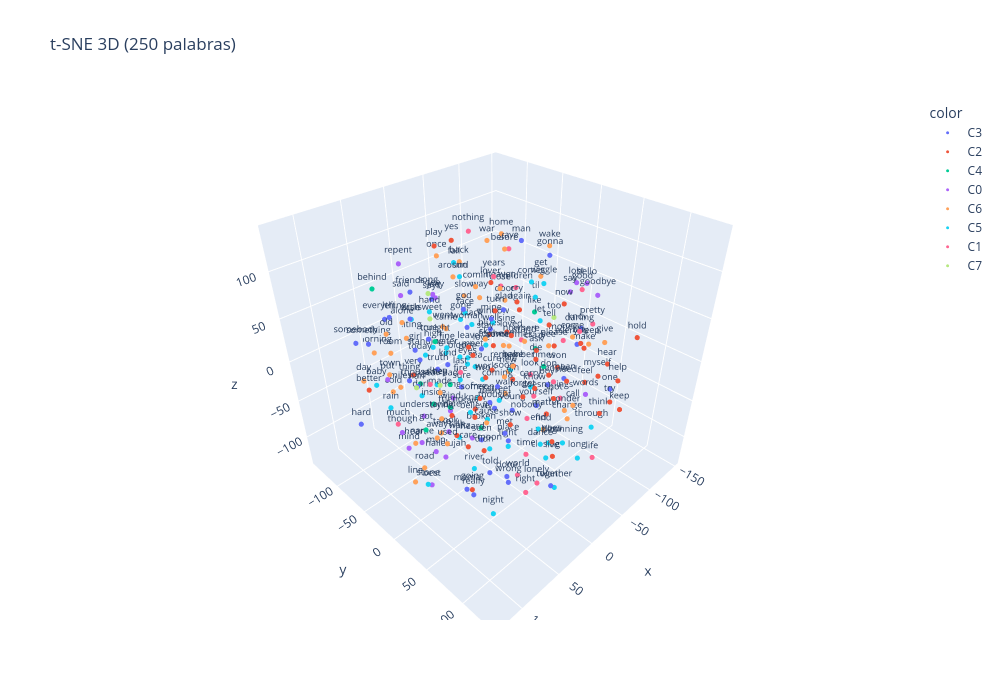

Notebook source saved alongside this figure:
### Markdown cell above
## 8 — Visualización en 3D (opcional)

### Code cell
tsne3d = TSNE(n_components=3, random_state=SEED, perplexity=20, init='pca', max_iter=1500)
proj_3d = tsne3d.fit_transform(sub_vectors)

fig3d = px.scatter_3d(
    x=proj_3d[:, 0], y=proj_3d[:, 1], z=proj_3d[:, 2],
    text=sub_labels, color=[f'C{c}' for c in clusters],
    title=f't-SNE 3D ({MAX_WORDS} palabras)',
    width=1000, height=700,
)
fig3d.update_traces(marker=dict(size=3), textfont_size=9)
fig3d.show()

### Figure 1 — Plotly figure (JSON) as saved in the notebook; plotly's stock layout.template omitted (floating-point values rounded to 4 significant figures)
{"data": [{"hovertemplate": "color=C3<br>x=%{x}<br>y=%{y}<br>z=%{z}<br>text=%{text}<extra></extra>", "legendgroup": "C3", "marker": {"color": "#636efa", "size": 3, "symbol": "circle"}, "mode": "markers+text", "name": "C3", "scene": "scene", "showlegend": true, "text": ["love", "well", "one", "gonna", "man", "want", "knows", "everybody", "place", "left", "hard", "girl", "god", "everything", "something", "true", "really", "somebody", "woman", "coming", "told", "thought", "friends", "seen", "says", "dead", "mine", "lord", "mama", "young", "kind", "done", "wrong", "boy", "thing", "truth", "sure", "glad", "today", "yourself", "wish", "mean", "met"], "textfont": {"size": 9}, "type": "scatter3d", "x": [14.78, -32.87, -89.28, -40.03, -79.68, 48.69, -147.8, -141.9, 35.96, 62.54, 113.1, 67.1, 26.66, 50.41, 98.16, 37.03, 87.0, 91.34, 14.54, 50.5, 88.09, 13.94, 20.71, 39.02, 48.77, -3.141, -1.019, 91.0, 74.78, -26.11, 42.49, 59.69, 46.24, -57.64, 69.93, 35.05, 37.05, -26.72, 46.4, -56.84, 32.88, -21.42, -2.321], "y": [3.669, -32.91, 82.21, 34.65, -35.82, 122.9, -2.362, -1.973, 60.07, -71.19, -64.73, -28.84, -6.492, -97.82, -55.65, -46.76, 66.95, -89.1, -15.9, 60.3, 88.88, 20.01, -92.27, 27.41, -23.15, -3.999, 0.9253, 2.917, 44.09, 6.282, -13.33, 81.44, 70.67, 26.18, -38.3, -38.22, -1.106, -8.539, -50.64, 13.31, -79.44, 74.69, 18.82], "z": [31.81, 15.81, -29.75, 119.5, 98.03, -36.23, -21.28, -40.0, -33.54, 54.41, -42.72, 39.87, 75.37, 35.55, 48.43, 29.57, -61.02, 30.33, 46.71, 37.79, -16.69, -31.01, 56.73, -51.46, 87.85, -47.41, 56.48, 28.6, -80.4, -65.29, 19.13, -47.2, -72.57, -37.67, 1.516, -2.876, -3.635, 51.64, 7.851, -72.55, 36.21, 15.76, -74.82]}, {"hovertemplate": "color=C2<br>x=%{x}<br>y=%{y}<br>z=%{z}<br>text=%{text}<extra></extra>", "legendgroup": "C2", "marker": {"color": "#EF553B", "size": 3, "symbol": "circle"}, "mode": "markers+text", "name": "C2", "scene": "scene", "showlegend": true, "text": ["know", "don", "now", "need", "ain", "tell", "going", "make", "lover", "yes", "again", "feel", "think", "hear", "won", "didn", "please", "better", "believe", "help", "hold", "sing", "try", "keep", "live", "cry", "show", "turn", "loved", "forget", "work", "forever", "leave", "someone", "goes", "care", "play", "knew", "babe", "very", "talk", "myself", "buy", "hide", "meet", "blues", "die", "shot", "ask", "cure", "matter"], "textfont": {"size": 9}, "type": "scatter3d", "x": [7.177, -26.08, -15.03, 15.95, 4.223, -24.64, 47.19, -27.99, -33.97, 17.77, 2.821, -99.26, -47.07, -53.94, -48.1, 77.58, -38.9, 109.8, 68.73, -20.38, -95.42, -100.1, -11.84, -36.84, -47.7, 27.9, 34.08, 47.09, -7.281, 63.4, 2.111, 29.6, 2.825, 39.3, 11.17, 69.61, 5.891, 36.12, -14.44, 38.34, 22.31, -59.38, -106.8, 85.72, -8.072, -86.33, 8.314, 26.37, -6.989, 7.788, 3.659], "y": [64.54, 52.84, 73.8, 106.1, 34.33, 50.96, 20.98, 89.04, -32.99, -29.41, 39.5, 43.88, 100.5, 98.31, 45.42, 71.27, 46.96, -46.39, 50.98, 131.9, 100.5, -73.79, 132.2, 127.8, 47.4, 59.5, 60.45, 54.0, 20.82, 100.8, -4.307, 34.41, -27.52, 26.58, 91.47, 42.12, -68.2, 16.2, 17.68, -75.13, -28.88, 86.02, 28.29, 40.72, -33.36, -88.72, 65.32, 102.1, 52.39, 10.52, 76.92], "z": [14.27, 5.571, 96.76, 49.5, 6.885, 61.63, -119.3, 53.01, 69.22, 131.6, 84.18, -47.28, -26.0, 27.44, -0.09756, -10.54, 30.14, 7.736, 9.154, 44.18, 38.19, -36.76, 26.49, 0.863, -119.0, 110.4, -14.77, 107.9, 44.38, 56.8, -12.83, 57.12, 13.06, -0.4966, -30.36, -30.64, 109.6, -21.21, 4.185, -27.62, -92.58, 4.231, -7.949, 15.14, -5.052, -40.66, 47.42, 34.84, 43.15, 7.07, -10.42]}, {"hovertemplate": "color=C4<br>x=%{x}<br>y=%{y}<br>z=%{z}<br>text=%{text}<extra></extra>", "legendgroup": "C4", "marker": {"color": "#00cc96", "size": 3, "symbol": "circle"}, "mode": "markers+text", "name": "C4", "scene": "scene", "showlegend": true, "text": ["like", "got", "broken", "behind", "wind", "inside", "tonight", "times", "bad", "thousand", "crazy"], "textfont": {"size": 9}, "type": "scatter3d", "x": [-120.1, 99.13, -28.07, 63.64, 16.25, 39.68, 74.75, -92.29, 16.11, 6.192, -100.4], "y": [-49.56, 20.51, -44.15, -92.62, -44.47, -42.56, 10.63, -8.744, -43.03, -107.6, -29.14], "z": [-7.636, -5.393, -122.7, 76.85, -66.24, -47.0, 71.35, -49.65, -34.81, -74.15, -39.25]}, {"hovertemplate": "color=C0<br>x=%{x}<br>y=%{y}<br>z=%{z}<br>text=%{text}<extra></extra>", "legendgroup": "C0", "marker": {"color": "#ab63fa", "size": 3, "symbol": "circle"}, "mode": "markers+text", "name": "C0", "scene": "scene", "showlegend": true, "text": ["say", "said", "mind", "though", "heard", "ring", "lost", "hello", "repent", "men", "hallelujah", "goodbye", "dee", "best", "friend", "put", "name", "understand", "words", "took", "joey"], "textfont": {"size": 9}, "type": "scatter3d", "x": [-66.16, 68.39, 74.04, 86.93, 27.31, -18.92, -91.87, -69.28, 53.0, 72.31, 52.09, -62.47, -28.85, 84.77, 4.196, 73.87, 71.47, 80.9, -68.09, 41.88, -17.37], "y": [40.27, -41.15, -45.01, -34.69, 1.185, -81.0, 27.39, 56.05, -61.55, -2.123, -12.77, 73.8, -118.8, 3.459, -59.26, -69.17, -25.0, -5.285, 67.94, -17.9, -100.3], "z": [74.97, 92.19, -87.42, -51.13, -73.51, -94.08, 70.05, 88.86, 110.1, -64.5, -92.87, 86.11, 24.01, -97.3, -86.83, -11.54, -68.12, -16.01, -32.81, -67.92, 31.63]}, {"hovertemplate": "color=C6<br>x=%{x}<br>y=%{y}<br>z=%{z}<br>text=%{text}<extra></extra>", "legendgroup": "C6", "marker": {"color": "#FFA15A", "size": 3, "symbol": "circle"}, "mode": "markers+text", "name": "C6", "scene": "scene", "showlegend": true, "text": ["come", "see", "back", "get", "way", "day", "take", "heart", "home", "away", "give", "before", "around", "old", "door", "alone", "once", "new", "came", "head", "road", "morning", "war", "remember", "made", "call", "find", "stand", "stay", "change", "went", "waiting", "sleep", "town", "sometimes", "trying", "wake", "slow", "wonder", "room", "used", "cold", "cause", "close", "line", "miles", "walk", "soon", "comin"], "textfont": {"size": 9}, "type": "scatter3d", "x": [10.8, -68.56, -56.87, -127.0, -90.59, 90.04, 9.643, 50.97, -31.09, 111.7, -123.2, 4.071, -17.03, 101.5, -77.59, 5.239, -32.48, -72.58, -0.1448, -46.27, 102.6, 44.89, -37.73, 53.27, 43.2, -5.706, -33.38, -55.17, 42.52, -65.95, -48.48, -3.466, -83.51, 43.12, -24.34, 58.39, -65.91, -29.48, -20.68, 46.09, 76.58, 51.53, 82.09, -69.02, 110.0, 27.06, -50.63, -52.79, -33.41], "y": [104.5, 15.98, -104.6, -48.56, -109.4, -87.09, -70.74, -64.99, -16.16, 51.76, 47.23, 22.21, -69.73, -20.39, -55.82, -133.1, -112.9, -44.23, -64.4, -27.07, 18.27, -133.9, -41.88, 80.0, -26.58, 98.82, 43.62, -5.323, 37.8, 49.34, -128.4, -140.0, 54.8, -111.8, 2.028, -7.612, 12.41, -68.08, 78.77, -100.2, 21.19, -96.02, 79.42, -54.94, 12.03, -117.0, -27.73, -31.38, -54.59], "z": [89.86, 1.437, 58.56, 35.82, -1.123, -14.38, -123.5, -108.7, 126.6, 13.49, -5.499, 136.0, 68.1, 76.81, 22.48, -3.589, 70.98, -64.7, 16.94, -8.005, -50.7, -25.3, 109.6, 70.35, -21.3, 7.042, -73.52, 3.246, 71.59, -75.18, -30.84, -31.47, 14.81, -44.12, 15.56, -34.25, 112.8, 42.26, -19.55, -8.639, -36.14, -54.2, 28.63, 40.48, -68.23, -72.9, -75.53, -55.03, 56.55]}, {"hovertemplate": "color=C5<br>x=%{x}<br>y=%{y}<br>z=%{z}<br>text=%{text}<extra></extra>", "legendgroup": "C5", "marker": {"color": "#19d3f3", "size": 3, "symbol": "circle"}, "mode": "markers+text", "name": "C5", "scene": "scene", "showlegend": true, "text": ["let", "through", "night", "long", "little", "baby", "dance", "eyes", "light", "sun", "hand", "together", "gone", "high", "wiggle", "sky", "saw", "face", "end", "blue", "rain", "comes", "river", "standing", "deep", "dark", "two", "street", "fall", "black", "moon", "stone", "closing", "water", "free", "yellow", "carry", "til", "beginning", "blood", "window", "sea", "big", "fine", "waltz", "fire", "fly"], "textfont": {"size": 9}, "type": "scatter3d", "x": [-50.9, -79.16, 56.01, -32.71, 19.1, 122.0, 51.17, -57.09, -26.76, 40.27, 85.5, 17.67, -38.45, -10.91, -94.91, -52.05, 27.23, 0.758, 33.76, -42.26, 68.1, -63.93, 16.64, 18.95, -7.292, 28.89, -17.99, 43.62, -3.175, -53.24, -2.41, 125.1, -0.6739, -10.92, -22.41, -60.86, -39.13, -77.84, -19.9, -12.68, -54.26, -32.61, -41.07, 55.42, -0.4203, -6.854, -21.5], "y": [17.96, 71.9, 60.4, 90.71, -96.33, -12.71, 110.9, -96.87, 0.6124, 5.308, 19.55, 103.2, -85.03, -101.6, -16.62, -59.78, -0.597, -33.45, 93.4, -79.47, -78.74, -6.524, -8.657, -77.32, -94.43, -75.94, -29.96, 55.56, -51.78, -83.2, -3.985, 52.07, 75.97, -79.82, -41.79, 30.64, 19.38, -12.76, 80.26, -59.11, -50.85, -56.93, -11.11, 2.086, -51.18, -53.27, -26.8], "z": [40.24, -81.1, -116.6, -81.62, 22.48, 38.27, 5.596, -73.11, -121.4, 117.4, 108.6, -76.44, 2.447, -29.12, 51.11, -25.83, -40.64, 49.08, 0.4292, -47.93, -56.49, 68.55, -131.7, -13.08, -75.61, -60.88, -39.21, 16.19, 94.98, -9.835, -111.9, -30.38, -69.52, -26.15, -73.65, -118.7, -33.97, 43.37, -59.49, -21.99, 6.603, -43.94, -28.81, 51.69, -124.0, -46.46, -95.31]}, {"hovertemplate": "color=C1<br>x=%{x}<br>y=%{y}<br>z=%{z}<br>text=%{text}<extra></extra>", "legendgroup": "C1", "marker": {"color": "#FF6692", "size": 3, "symbol": "circle"}, "mode": "markers+text", "name": "C1", "scene": "scene", "showlegend": true, "text": ["time", "right", "good", "nothing", "world", "life", "people", "things", "much", "look", "last", "nobody", "heaven", "lonely", "children", "nowhere", "darling", "real", "years", "pretty", "money", "gave", "doesn"], "textfont": {"size": 9}, "type": "scatter3d", "x": [6.95, 39.1, -129.7, -51.33, 0.1933, -4.735, -95.61, -100.7, 104.1, -106.9, 54.78, 0.528, -90.45, 4.48, -24.1, -73.72, -63.25, 65.4, -7.322, -93.07, -103.7, -82.99, -17.17], "y": [56.9, 86.56, 7.268, -82.77, 40.22, 126.1, 4.087, 11.35, -14.16, -40.74, 18.56, 50.87, -74.9, 70.89, 9.656, -26.59, 57.11, -12.52, -2.328, 50.54, 7.231, -56.15, 43.06], "z": [-72.39, -79.61, 39.82, 102.2, -118.2, -37.26, -65.96, -88.27, -16.96, -85.33, 33.08, -33.52, 27.51, -104.3, 83.99, -13.46, 40.01, 8.595, 97.02, 32.27, -12.56, 81.19, -20.47]}, {"hovertemplate": "color=C7<br>x=%{x}<br>y=%{y}<br>z=%{z}<br>text=%{text}<extra></extra>", "legendgroup": "C7", "marker": {"color": "#B6E880", "size": 3, "symbol": "circle"}, "mode": "markers+text", "name": "C7", "scene": "scene", "showlegend": true, "text": ["nah", "too", "hey", "song", "sweet"], "textfont": {"size": 9}, "type": "scatter3d", "x": [115.5, -107.1, 100.8, 27.35, 37.48], "y": [34.82, -10.28, 46.16, -54.9, -41.82], "z": [58.16, 7.567, 58.77, 72.55, 54.76]}], "layout": {"height": 700, "legend": {"title": {"text": "color"}, "tracegroupgap": 0}, "scene": {"domain": {"x": [0.0, 1.0], "y": [0.0, 1.0]}, "xaxis": {"title": {"text": "x"}}, "yaxis": {"title": {"text": "y"}}, "zaxis": {"title": {"text": "z"}}}, "title": {"text": "t-SNE 3D (250 palabras)"}, "width": 1000}}
